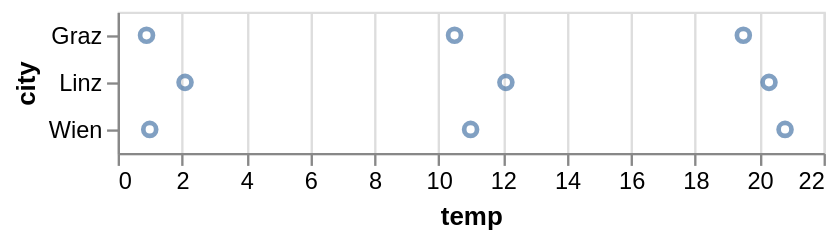

The code cell stored with this chart in its notebook:
### Markdown cell above
Die Methode `encode()` erstellt eine Schlüssel-Wert-Zuordnung zwischen Kodierungskanälen (wie z.B. `x`, `y`, `color`, `shape`, `size`, etc.) zu den Spalten im Datensatz, auf die über Spaltennamen zugegriffen wird. Für Pandas DataFrames bestimmt Altair automatisch einen geeigneten Datentyp für die zugeordnete Spalte, der in diesem Fall der *nominale* Typ ist, der ungeordnete, kategoriale Werte angibt.

Obwohl wir die Daten nun durch ein Attribut getrennt haben, gibt es immer noch mehrere Punkte, die sich innerhalb jeder Kategorie überschneiden. Wir können diese weiter trennen, indem wir einen `x`-Kodierungskanal hinzufügen, der der Spalte `'temp'` zugeordnet ist:

### Code cell
chart = alt.Chart(df).mark_point().encode(
    x='temp',
    y='city'
)
chart

### Figure 1 — Vega-Lite specification as saved in the notebook (floating-point values rounded to 4 significant figures)
{"config": {"view": {"continuousWidth": 300, "continuousHeight": 300}}, "data": {"name": "data-7f41ec7df670bb075c53817f719782ac"}, "mark": {"type": "point"}, "encoding": {"x": {"field": "temp", "type": "quantitative"}, "y": {"field": "city", "type": "nominal"}}, "$schema": "https://vega.github.io/schema/vega-lite/v6.4.1.json", "datasets": {"data-7f41ec7df670bb075c53817f719782ac": [{"city": "Linz", "month": "Apr", "temp": 12.1}, {"city": "Linz", "month": "Aug", "temp": 20.3}, {"city": "Linz", "month": "Dec", "temp": 2.1}, {"city": "Wien", "month": "Apr", "temp": 11.0}, {"city": "Wien", "month": "Aug", "temp": 20.8}, {"city": "Wien", "month": "Dec", "temp": 1.0}, {"city": "Graz", "month": "Apr", "temp": 10.5}, {"city": "Graz", "month": "Aug", "temp": 19.5}, {"city": "Graz", "month": "Dec", "temp": 0.9}]}}
